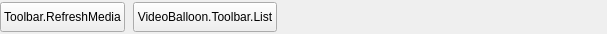
<?xml version="1.0" encoding="UTF-8"?>
<ui version="4.0">
 <class>AFQVideoBalloonSourceToolbar</class>
 <widget class="QWidget" name="AFQVideoBalloonSourceToolbar">
  <property name="geometry">
   <rect>
    <x>0</x>
    <y>0</y>
    <width>607</width>
    <height>34</height>
   </rect>
  </property>
  <property name="minimumSize">
   <size>
    <width>0</width>
    <height>34</height>
   </size>
  </property>
  <property name="maximumSize">
   <size>
    <width>16777215</width>
    <height>34</height>
   </size>
  </property>
  <property name="windowTitle">
   <string>Form</string>
  </property>
  <layout class="QHBoxLayout" name="horizontalLayout_2">
   <property name="spacing">
    <number>8</number>
   </property>
   <property name="leftMargin">
    <number>0</number>
   </property>
   <property name="topMargin">
    <number>0</number>
   </property>
   <property name="rightMargin">
    <number>0</number>
   </property>
   <property name="bottomMargin">
    <number>0</number>
   </property>
   <item>
    <widget class="QPushButton" name="pushButton_Refresh">
     <property name="minimumSize">
      <size>
       <width>0</width>
       <height>30</height>
      </size>
     </property>
     <property name="maximumSize">
      <size>
       <width>16777215</width>
       <height>30</height>
      </size>
     </property>
     <property name="text">
      <string>Toolbar.RefreshMedia</string>
     </property>
    </widget>
   </item>
   <item>
    <widget class="QPushButton" name="pushButton_VideoLists">
     <property name="minimumSize">
      <size>
       <width>0</width>
       <height>30</height>
      </size>
     </property>
     <property name="maximumSize">
      <size>
       <width>16777215</width>
       <height>30</height>
      </size>
     </property>
     <property name="text">
      <string>VideoBalloon.Toolbar.List</string>
     </property>
    </widget>
   </item>
   <item>
    <spacer name="horizontalSpacer">
     <property name="orientation">
      <enum>Qt::Horizontal</enum>
     </property>
     <property name="sizeType">
      <enum>QSizePolicy::Expanding</enum>
     </property>
     <property name="sizeHint" stdset="0">
      <size>
       <width>40</width>
       <height>20</height>
      </size>
     </property>
    </spacer>
   </item>
  </layout>
 </widget>
 <resources/>
 <connections/>
</ui>
